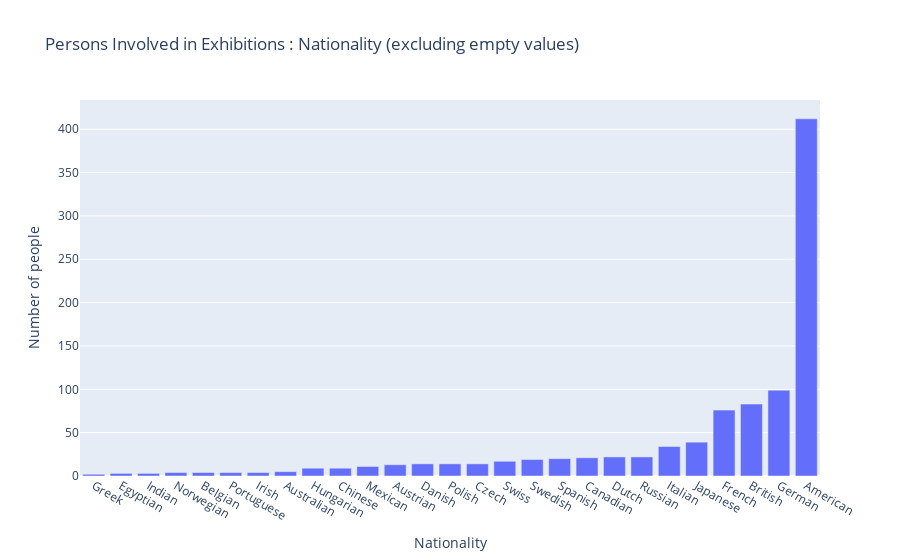

Notebook cell for this chart:
### Markdown cell above
## Nationality (excluding empty values)

### Code cell
x_label = "Nationality"
y_label = "Number of people"
histogram_title = "Persons Involved in Exhibitions : Nationality (excluding empty values)"
entity_type = "persons"

selected_field = "nationality"

ignore_list = ["","Male", "Female"]

histogram = create_histogram(data, x_label, y_label, histogram_title, entity_type, selected_field, ignore_list,"", 1)
histogram.show()

### Figure 1 — Plotly figure (JSON) as saved in the notebook; plotly's stock layout.template omitted (floating-point values rounded to 4 significant figures)
{"data": [{"alignmentgroup": "True", "hovertemplate": "Nationality=%{x}<br>Number of people=%{y}<extra></extra>", "legendgroup": "", "marker": {"color": "#636efa", "pattern": {"shape": ""}}, "name": "", "offsetgroup": "", "orientation": "v", "showlegend": false, "textposition": "auto", "type": "bar", "x": ["Greek", "Egyptian", "Indian", "Norwegian", "Belgian", "Portuguese", "Irish", "Australian", "Hungarian", "Chinese", "Mexican", "Austrian", null, "Danish", "Polish", "Czech", "Swiss", "Swedish", "Spanish", "Canadian", "Dutch", "Russian", "Italian", "Japanese", "French", "British", "German", "American"], "xaxis": "x", "y": [2, 3, 3, 4, 4, 4, 4, 5, 9, 9, 11, 13, 13, 14, 14, 14, 17, 19, 20, 21, 22, 22, 34, 39, 76, 83, 99, 412], "yaxis": "y"}], "layout": {"barmode": "relative", "legend": {"tracegroupgap": 0}, "title": {"text": "Persons Involved in Exhibitions : Nationality (excluding empty values)"}, "xaxis": {"anchor": "y", "domain": [0, 1], "title": {"text": "Nationality"}}, "yaxis": {"anchor": "x", "domain": [0, 1], "title": {"text": "Number of people"}}}}
